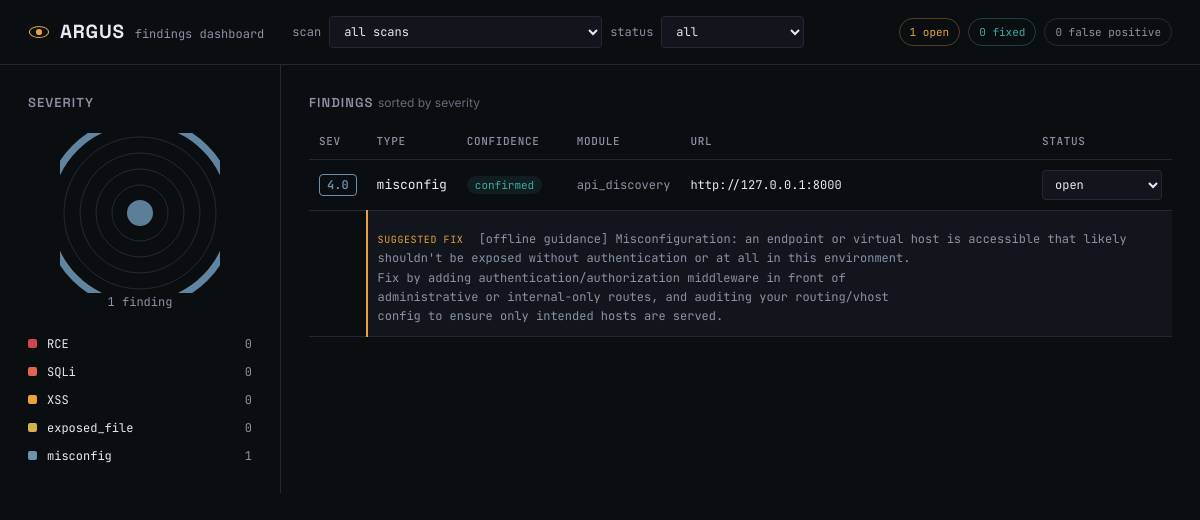
The page / on the database its author committed.
### tables this page shows
CREATE TABLE findings (
    finding_id TEXT PRIMARY KEY,
    scan_id TEXT NOT NULL,
    target TEXT NOT NULL,
    module TEXT NOT NULL,           -- dir_enum | vhost | api_discovery | param_fuzz | subdomain
    vuln_type TEXT NOT NULL,        -- RCE | SQLi | XSS | exposed_file | misconfig
    confidence TEXT NOT NULL,       -- confirmed | suspected
    severity_score REAL NOT NULL,
    url TEXT,
    parameter TEXT,
    request_evidence TEXT,          -- raw request (headers/body) as text
    response_evidence TEXT,         -- raw response (status/headers/body snippet) as text
    description TEXT,
    fix_suggestion TEXT,            -- filled in later by the AI triage layer
    source_surface TEXT NOT NULL,   -- cli | vscode | browser
    status TEXT DEFAULT 'open',     -- open | fixed | false_positive
    created_at REAL NOT NULL,
    FOREIGN KEY (scan_id) REFERENCES scans (scan_id)
);

### dashboard/app.py (the view)
@app.route("/")
def index():
    db.init_db()
    scan_filter = request.args.get("scan")
    status_filter = request.args.get("status", "all")
    all_scans = db.get_scans()
    findings = db.get_findings(scan_id=_resolve_scan_id(scan_filter, all_scans))
    if status_filter != "all":
        findings = [f for f in findings if f["status"] == status_filter]
    counts_by_type = {vt: 0 for vt in VULN_TYPE_ORDER}
    for f in findings:
        if f["vuln_type"] in counts_by_type:
            counts_by_type[f["vuln_type"]] += 1
    total = sum(counts_by_type.values())
    open_count = sum(1 for f in findings if f["status"] == "open")
    fixed_count = sum(1 for f in findings if f["status"] == "fixed")
    fp_count = sum(1 for f in findings if f["status"] == "false_positive")
    open_findings = [f for f in findings if f["status"] == "open"]
    if open_findings:
        top = max(open_findings, key=lambda f: f["severity_score"])
        pupil_color = VULN_TYPE_COLOR.get(top["vuln_type"], "#3FA9A0")
    else:
        pupil_color = "#3FA9A0"  # calm teal -- nothing open
    gauge_rings = _build_gauge_rings(counts_by_type, total)
    return render_template(
        "index.html",
        findings=findings,
        scans=all_scans,
        selected_scan=scan_filter,
        status_filter=status_filter,
        counts_by_type=counts_by_type,
        vuln_type_order=VULN_TYPE_ORDER,
        vuln_type_color=VULN_TYPE_COLOR,
        total=total,
        open_count=open_count,
        fixed_count=fixed_count,
        fp_count=fp_count,
        gauge_rings=gauge_rings,
        pupil_color=pupil_color,
    )

### core/db.py (called while the page is built)
def init_db(db_path: Path = DB_PATH) -> None:
    with sqlite3.connect(db_path) as conn:
        conn.executescript(SCHEMA)
        conn.commit()

@contextmanager
def get_conn(db_path: Path = DB_PATH):
    conn = sqlite3.connect(db_path)
    conn.row_factory = sqlite3.Row
    try:
        yield conn
        conn.commit()
    finally:
        conn.close()

def get_findings(scan_id: str = None, order_by_severity: bool = True):
    query = "SELECT * FROM findings"
    params = ()
    if scan_id:
        query += " WHERE scan_id = ?"
        params = (scan_id,)
    if order_by_severity:
        query += " ORDER BY severity_score DESC"
    with get_conn() as conn:
        rows = conn.execute(query, params).fetchall()
        return [dict(r) for r in rows]

def get_scans():
    with get_conn() as conn:
        rows = conn.execute("SELECT * FROM scans ORDER BY started_at DESC").fetchall()
        return [dict(r) for r in rows]

### dashboard/app.py (called while the page is built)
def _resolve_scan_id(prefix, all_scans):
    if not prefix or prefix == "all":
        return None
    for s in all_scans:
        if s["scan_id"].startswith(prefix):
            return s["scan_id"]
    return None

def _build_gauge_rings(counts_by_type, total):
    rings = []
    base_radius = 28
    radius_step = 16
    circumference_factor = 2 * 3.14159265
    for i, vuln_type in enumerate(VULN_TYPE_ORDER):
        radius = base_radius + i * radius_step
        circumference = circumference_factor * radius
        count = counts_by_type.get(vuln_type, 0)
        fraction = (count / total) if total > 0 else 0
        dash = max(circumference * fraction, 4 if count > 0 else 0)
        rings.append({
            "vuln_type": vuln_type,
            "radius": radius,
            "circumference": circumference,
            "dash": dash,
            "color": VULN_TYPE_COLOR[vuln_type],
            "count": count,
        })
    return rings

### dashboard/templates/index.html (shortened to what this page needs)
{% extends "base.html" %}
{% block content %}
<header class="topbar">
    <div class="brand">
        <svg class="brand-eye" viewBox="0 0 32 32" fill="none" xmlns="http://www.w3.org/2000/svg">
            <ellipse cx="16" cy="16" rx="14" ry="8" stroke="var(--accent-amber)" stroke-width="1.6"/>
            <circle cx="16" cy="16" r="4.5" fill="var(--accent-amber)"/>
        </svg>
        <span class="brand-name">ARGUS</span>
        <span class="brand-sub">findings dashboard</span>
    </div>
    <form class="scan-select" method="get" action="{{ url_for('index') }}">
        <label for="scan">scan</label>
        <select name="scan" id="scan" onchange="this.form.submit()">
            <option value="all" {% if not selected_scan %}selected{% endif %}>all scans</option>
        </select>
        <label for="status">status</label>
        <select name="status" id="status" onchange="this.form.submit()">
            <option value="all" {% if status_filter == 'all' %}selected{% endif %}>all</option>
        </select>
    </form>
    <div class="status-pills">
        <span class="pill pill-open">{{ open_count }} open</span>
        <span class="pill pill-fixed">{{ fixed_count }} fixed</span>
        <span class="pill pill-fp">{{ fp_count }} false positive</span>
    </div>
</header>
<main class="layout">
    <section class="gauge-panel">
        <h2 class="panel-label">severity</h2>
        <div class="gauge-wrap">
            <svg class="gauge" viewBox="0 0 160 160">
                {% for ring in gauge_rings %}
                {% if ring.count > 0 %}
                <circle
                    cx="80" cy="80" r="{{ ring.radius }}"
                    fill="none"
                    stroke="{{ ring.color }}"
                    stroke-width="7"
                    stroke-linecap="round"
                    stroke-dasharray="{{ ring.dash }} {{ ring.circumference }}"
                    transform="rotate(-90 80 80)"
                    opacity="0.9"
                />
                {% else %}
                <circle
                    cx="80" cy="80" r="{{ ring.radius }}"
                    fill="none"
                    stroke="var(--panel-border)"
                    stroke-width="1"
                />
                {% endif %}
                {% endfor %}
                <circle cx="80" cy="80" r="14" fill="{{ pupil_color }}" opacity="0.85"/>
                <circle cx="80" cy="80" r="14" fill="none" stroke="var(--bg)" stroke-width="2"/>
            </svg>
        </div>
        <p class="gauge-total-caption">{{ total }} finding{{ '' if total == 1 else 's' }}</p>
        <ul class="legend">
            {% for vt in vuln_type_order %}
            <li class="legend-row">
                <span class="legend-swatch" style="background:{{ vuln_type_color[vt] }}"></span>
                <span class="legend-type">{{ vt }}</span>
                <span class="legend-count">{{ counts_by_type[vt] }}</span>
            </li>
            {% endfor %}
        </ul>
    </section>
    <section class="findings-panel">
        <h2 class="panel-label">findings <span class="panel-sublabel">sorted by severity</span></h2>
        {% if not findings %}
        <div class="empty-state">
            <p>No findings match the current filters.</p>
            <p class="empty-sub">Run a scan from the CLI, or widen the status filter above.</p>
        </div>
        {% else %}
        <table class="findings-table">
            <thead>
                <tr>
                    <th class="col-severity">sev</th>
                    <th class="col-type">type</th>
                    <th class="col-confidence">confidence</th>
                    <th class="col-module">module</th>
                    <th class="col-url">url</th>
                    <th class="col-status">status</th>
                </tr>
            </thead>
            <tbody>
                {% for f in findings %}
                <tr class="row-status-{{ f.status }}">
                    <td class="col-severity">
                        <span class="sev-badge" style="border-color:{{ vuln_type_color.get(f.vuln_type, '#6B93B0') }}; color:{{ vuln_type_color.get(f.vuln_type, '#6B93B0') }}">
                            {{ "%.1f"|format(f.severity_score) }}
                        </span>
                    </td>
                    <td class="col-type">{{ f.vuln_type }}</td>
                    <td class="col-confidence">
                        <span class="conf-tag conf-{{ f.confidence }}">{{ f.confidence }}</span>
                    </td>
                    <td class="col-module">{{ f.module }}</td>
                    <td class="col-url" title="{{ f.description }}">{{ f.url }}</td>
                    <td class="col-status">
                        <form method="post" action="{{ url_for('update_status', finding_id=f.finding_id) }}" class="status-form">
                            <select name="status" onchange="this.form.submit()">
                                <option value="open" {% if f.status == 'open' %}selected{% endif %}>open</option>
                            </select>
                        </form>
                    </td>
                </tr>
                {% if f.fix_suggestion %}
                <tr class="row-fix-suggestion">
                    <td></td>
                    <td colspan="5" class="fix-suggestion">
                        <span class="fix-label">suggested fix</span> {{ f.fix_suggestion }}
                    </td>
                </tr>
                {% endif %}
                {% endfor %}
            </tbody>
        </table>
        {% endif %}
    </section>
</main>
{% endblock %}

### rows shown on the page
findings: severity_score "4.0", vuln_type "misconfig", confidence "confirmed", module "api_discovery", url "http://127.0.0.1:8000", status "open", fix_suggestion "[offline guidance] Misconfiguration: an endpoint or virtual host is accessible that likely shouldn't be exposed without authentication or at all in this environment. Fix by adding authentication/authorization middleware in front of administrative or internal-only routes, and auditing your routing/vhost config to ensure only intended hosts are served."

### other values the page prints
{{ open_count }} "1"
{{ fixed_count }} "0"
{{ fp_count }} "0"
{{ total }} "1"
{{ vt }} "RCE" "SQLi" "XSS" "exposed_file" "misconfig"
{{ counts_by_type[vt] }} "0" "0" "0" "0" "1"
